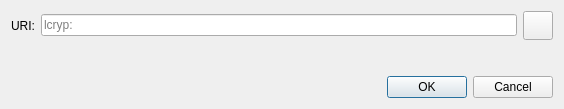
<?xml version="1.0" encoding="UTF-8"?>
<ui version="4.0">
 <class>OpenURIDialog</class>
 <widget class="QDialog" name="OpenURIDialog">
  <property name="geometry">
   <rect>
    <x>0</x>
    <y>0</y>
    <width>564</width>
    <height>109</height>
   </rect>
  </property>
  <property name="windowTitle">
   <string>Open lcryp URI</string>
  </property>
  <layout class="QVBoxLayout" name="verticalLayout">
   <item>
    <layout class="QHBoxLayout" name="horizontalLayout">
     <item>
      <widget class="QLabel" name="label">
       <property name="text">
        <string>URI:</string>
       </property>
      </widget>
     </item>
     <item>
      <widget class="QValidatedLineEdit" name="uriEdit">
       <property name="placeholderText">
        <string notr="true">lcryp:</string>
       </property>
      </widget>
     </item>
     <item>
      <widget class="QToolButton" name="pasteButton">
       <property name="toolTip">
        <string extracomment="Tooltip text for button that allows you to paste an address that is in your clipboard.">Paste address from clipboard</string>
       </property>
       <property name="text">
        <string/>
       </property>
       <property name="icon">
        <iconset resource="../lcryp.qrc">
         <normaloff>:/icons/editpaste</normaloff>:/icons/editpaste
        </iconset>
       </property>
       <property name="iconSize">
        <size>
         <width>22</width>
         <height>22</height>
        </size>
       </property>
      </widget>
     </item>
    </layout>
   </item>
   <item>
    <spacer name="verticalSpacer">
     <property name="orientation">
      <enum>Qt::Vertical</enum>
     </property>
     <property name="sizeHint" stdset="0">
      <size>
       <width>20</width>
       <height>40</height>
      </size>
     </property>
    </spacer>
   </item>
   <item>
    <widget class="QDialogButtonBox" name="buttonBox">
     <property name="orientation">
      <enum>Qt::Horizontal</enum>
     </property>
     <property name="standardButtons">
      <set>QDialogButtonBox::Cancel|QDialogButtonBox::Ok</set>
     </property>
    </widget>
   </item>
  </layout>
 </widget>
 <customwidgets>
  <customwidget>
   <class>QValidatedLineEdit</class>
   <extends>QLineEdit</extends>
   <header>qt/qvalidatedlineedit.h</header>
  </customwidget>
 </customwidgets>
 <resources/>
 <connections>
  <connection>
   <sender>buttonBox</sender>
   <signal>accepted()</signal>
   <receiver>OpenURIDialog</receiver>
   <slot>accept()</slot>
   <hints>
    <hint type="sourcelabel">
     <x>248</x>
     <y>254</y>
    </hint>
    <hint type="destinationlabel">
     <x>157</x>
     <y>274</y>
    </hint>
   </hints>
  </connection>
  <connection>
   <sender>buttonBox</sender>
   <signal>rejected()</signal>
   <receiver>OpenURIDialog</receiver>
   <slot>reject()</slot>
   <hints>
    <hint type="sourcelabel">
     <x>316</x>
     <y>260</y>
    </hint>
    <hint type="destinationlabel">
     <x>286</x>
     <y>274</y>
    </hint>
   </hints>
  </connection>
 </connections>
</ui>
